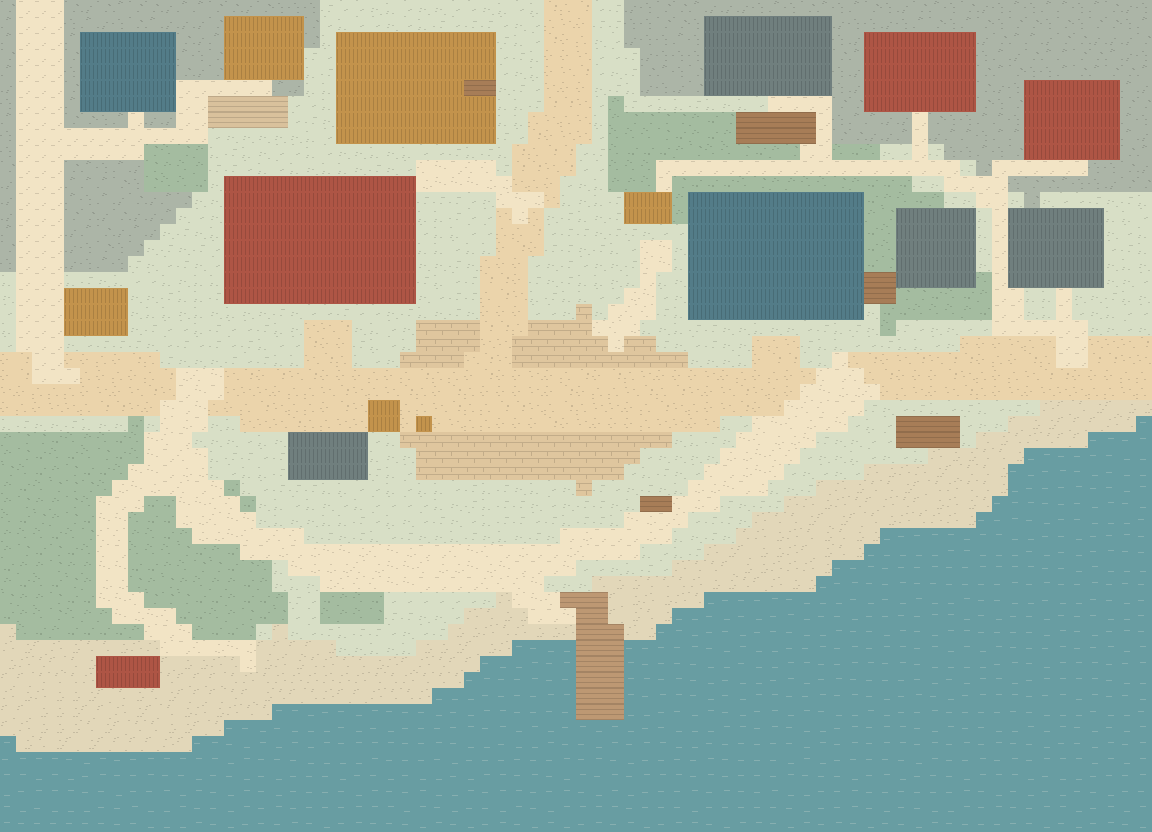

Below is a game level as drawn by its tile map, then a one-line description and the .tmx that defines it (tile-layer data replaced by summaries):
An orthogonal 72x52 tile map with 16x16 px tiles, 3 tile layers (地形与水体, 道路 · 铺地与栈桥, 建筑与家具占地), 1 hidden layer not drawn and 77 objects (18x route, 11x footprint, 6x 外部停留点, 6x NPC, 6x festival, ...).

<map version="1.10" tiledversion="1.10.2" orientation="orthogonal" renderorder="right-down" width="72" height="52" tilewidth="16" tileheight="16" infinite="0" nextlayerid="12" nextobjectid="78">
  <properties>
    <property name="地点" value="ArcticPassage_Town" />
    <property name="图名" value="霜灯港镇区" />
    <property name="阶段" value="焕新版空间规划 / 01" />
    <property name="单位" value="1格 = 16设计像素；左上原点" />
    <property name="编辑说明" value="地形和道路用图块刷。交互与落点用对象工具。碰撞层默认隐藏，红格阻行。" />
  </properties>
  <tileset firstgid="1" source="../图块/制图色板.tsx" />
  <layer id="1" name="地形与水体" width="72" height="52">
    <data>[3744 cells, 3744 non-empty, 24 distinct tile ids]</data>
  </layer>
  <layer id="2" name="道路 · 铺地与栈桥" width="72" height="52">
    <data>[3744 cells, 729 non-empty, 12 distinct tile ids]</data>
  </layer>
  <layer id="3" name="建筑与家具占地" width="72" height="52">
    <data>[3744 cells, 564 non-empty, 27 distinct tile ids]</data>
  </layer>
  <layer id="4" name="碰撞 · 红格阻行" width="72" height="52" visible="0" opacity=".55">
    <data>[3744 cells, 1806 non-empty, 4 distinct tile ids]</data>
  </layer>
  <objectgroup id="5" name="建筑 · 轮廓与用途" color="#5f5b4b" visible="0">
    <object id="1" name="红屋旅舍" type="footprint" x="224" y="176" width="192" height="128">
      <properties>
        <property name="材质" value="red" />
      </properties>
    </object>
    <object id="2" name="蓝屋收购站" type="footprint" x="688" y="192" width="176" height="128">
      <properties>
        <property name="材质" value="blue" />
      </properties>
    </object>
    <object id="3" name="社区屋" type="footprint" x="336" y="32" width="160" height="112">
      <properties>
        <property name="材质" value="gold" />
      </properties>
    </object>
    <object id="4" name="网具库" type="footprint" x="896" y="208" width="80" height="80">
      <properties>
        <property name="材质" value="slate" />
      </properties>
    </object>
    <object id="5" name="旧灯油房" type="footprint" x="64" y="288" width="64" height="48">
      <properties>
        <property name="材质" value="gold" />
      </properties>
    </object>
    <object id="6" name="灯市主灯" type="beacon" x="416" y="416" width="16" height="16">
      <properties>
        <property name="用途" value="街道家具与地标；占地计入碰撞" />
      </properties>
    </object>
    <object id="7" name="木料棚" type="open" x="288" y="432" width="80" height="48">
      <properties>
        <property name="用途" value="街道家具与地标；占地计入碰撞" />
      </properties>
    </object>
    <object id="8" name="旧邮亭" type="kiosk" x="624" y="192" width="48" height="32">
      <properties>
        <property name="用途" value="街道家具与地标；占地计入碰撞" />
      </properties>
    </object>
    <object id="9" name="旅舍晾衣场" type="line" x="208" y="96" width="80" height="32">
      <properties>
        <property name="用途" value="街道家具与地标；占地计入碰撞" />
      </properties>
    </object>
    <object id="10" name="旅舍菜畦" type="garden" x="144" y="144" width="64" height="48">
      <properties>
        <property name="用途" value="街道家具与地标；占地计入碰撞" />
      </properties>
    </object>
    <object id="11" name="鱼行木箱" type="crate" x="864" y="272" width="32" height="32">
      <properties>
        <property name="用途" value="街道家具与地标；占地计入碰撞" />
      </properties>
    </object>
    <object id="12" name="海堤长椅" type="bench" x="640" y="496" width="32" height="16">
      <properties>
        <property name="用途" value="街道家具与地标；占地计入碰撞" />
      </properties>
    </object>
    <object id="13" name="湾岸倒扣艇" type="hull" x="96" y="656" width="64" height="32">
      <properties>
        <property name="用途" value="街道家具与地标；占地计入碰撞" />
      </properties>
    </object>
    <object id="14" name="补网架" type="rack" x="736" y="112" width="80" height="32">
      <properties>
        <property name="用途" value="街道家具与地标；占地计入碰撞" />
      </properties>
    </object>
    <object id="15" name="南坡石围圃" type="garden" x="320" y="592" width="64" height="32">
      <properties>
        <property name="用途" value="街道家具与地标；占地计入碰撞" />
      </properties>
    </object>
    <object id="16" name="北坡长椅" type="bench" x="464" y="80" width="32" height="16">
      <properties>
        <property name="用途" value="街道家具与地标；占地计入碰撞" />
      </properties>
    </object>
    <object id="17" name="晒鱼架" type="rack" x="896" y="416" width="64" height="32">
      <properties>
        <property name="用途" value="街道家具与地标；占地计入碰撞" />
      </properties>
    </object>
    <object id="18" name="灯市摊桌" type="kiosk" x="368" y="400" width="32" height="32">
      <properties>
        <property name="用途" value="街道家具与地标；占地计入碰撞" />
      </properties>
    </object>
    <object id="59" name="领港员之家" type="footprint" x="80" y="32" width="96" height="80">
      <properties>
        <property name="建筑编号" value="pilot" />
        <property name="现实来源" value="西西缪特 · 历史街区保护名录" />
        <property name="出处" value="https://pilersaarut.qeqqata.gl/media/1277/bevaringvaerdige_bygninger_og_bydele_i_sisimiut.pdf" />
      </properties>
    </object>
    <object id="61" name="报务员小屋" type="footprint" x="224" y="16" width="80" height="64">
      <properties>
        <property name="建筑编号" value="keeper" />
        <property name="现实来源" value="西西缪特 · 历史街区保护名录" />
        <property name="出处" value="https://pilersaarut.qeqqata.gl/media/1277/bevaringvaerdige_bygninger_og_bydele_i_sisimiut.pdf" />
      </properties>
    </object>
    <object id="63" name="老街合作商店" type="footprint" x="704" y="16" width="128" height="80">
      <properties>
        <property name="建筑编号" value="coop" />
        <property name="现实来源" value="罗弗敦 Å 村 · 挪威渔村博物馆" />
        <property name="出处" value="https://www.museumnord.no/en/our-venues/norsk-fiskevaersmuseum/" />
      </properties>
    </object>
    <object id="65" name="洗衣院住屋" type="footprint" x="864" y="32" width="112" height="80">
      <properties>
        <property name="建筑编号" value="family" />
        <property name="现实来源" value="西西缪特 · 历史街区保护名录" />
        <property name="出处" value="https://pilersaarut.qeqqata.gl/media/1277/bevaringvaerdige_bygninger_og_bydele_i_sisimiut.pdf" />
      </properties>
    </object>
    <object id="67" name="东门渔工宿舍" type="footprint" x="1024" y="80" width="96" height="80">
      <properties>
        <property name="建筑编号" value="guest" />
        <property name="现实来源" value="罗弗敦 Å 村 · 挪威渔村博物馆" />
        <property name="出处" value="https://www.museumnord.no/en/our-venues/norsk-fiskevaersmuseum/" />
      </properties>
    </object>
    <object id="69" name="海图文具铺" type="footprint" x="1008" y="208" width="96" height="80">
      <properties>
        <property name="建筑编号" value="gear" />
        <property name="现实来源" value="罗弗敦 Å 村 · 挪威渔村博物馆" />
        <property name="出处" value="https://www.museumnord.no/en/our-venues/norsk-fiskevaersmuseum/" />
      </properties>
    </object>
  </objectgroup>
  <objectgroup id="6" name="专题 · 开发区与季节活动" color="#8b7542" visible="0">
    <object id="19" name="灯市节庆净场" type="zone" x="416" y="320" width="240" height="160">
      <properties>
        <property name="设计" value="冬21；六人分散站立，4格主街贯穿。" />
      </properties>
    </object>
    <object id="20" name="海玻璃滩" type="zone" x="176" y="608" width="128" height="80">
      <properties>
        <property name="设计" value="新增。碎石滩拾取；暖季刷新，冬季保留风纹观察。" />
      </properties>
    </object>
  </objectgroup>
  <objectgroup id="7" name="步道 · 中心线与宽度" color="#9a693d" visible="0">
    <!-- 18 objects omitted --></objectgroup>
  <objectgroup id="8" name="玩法 · 站位与交互说明" color="#944b3c">
    <!-- 14 objects omitted --></objectgroup>
  <objectgroup id="9" name="连接 · 触发与目的地" color="#2c6973" visible="0">
    <!-- 7 objects omitted --></objectgroup>
  <objectgroup id="10" name="日程 · 候选停留点" color="#4b714c" visible="0">
    <!-- 6 objects omitted --></objectgroup>
  <objectgroup id="11" name="节日 · 六人站位" color="#a95730" visible="0">
    <!-- 6 objects omitted --></objectgroup>
</map>
<!-- 51 of 77 objects omitted -->
